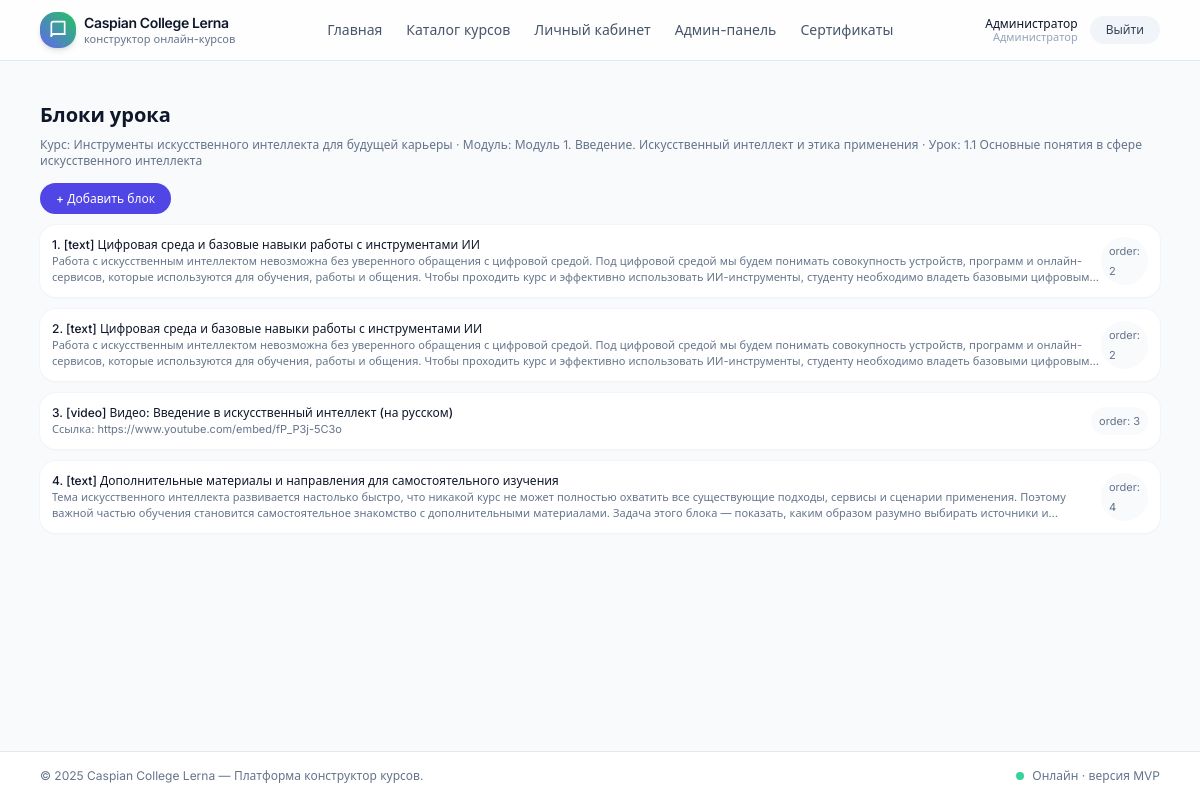
Screenshot of /admin/lessons/12/blocks (signed in) with the database file from the repository.
### app/models.py (models this page shows, shortened)
class User(UserMixin, db.Model):
    __tablename__ = "users"
    id = db.Column(db.Integer, primary_key=True)
    email = db.Column(db.String(255), unique=True, nullable=False)
    password_hash = db.Column(db.String(255), nullable=False)
    full_name = db.Column(db.String(255), nullable=False)
    role = db.Column(db.String(20), default="student")  # 'student' или 'admin'
    created_at = db.Column(db.DateTime, default=datetime.utcnow)
    courses = db.relationship("UserCourse", back_populates="user", cascade="all, delete-orphan")
    lesson_progress = db.relationship("UserLessonProgress", back_populates="user", cascade="all, delete-orphan")
    test_attempts = db.relationship("UserTestAttempt", back_populates="user", cascade="all, delete-orphan")
    certificates = db.relationship("Certificate", back_populates="user", cascade="all, delete-orphan")
    def is_admin(self) -> bool:
        return self.role == "admin"

class Course(db.Model):
    __tablename__ = "courses"
    id = db.Column(db.Integer, primary_key=True)
    title = db.Column(db.String(255), nullable=False)
    slug = db.Column(db.String(255), unique=True, nullable=False)
    description = db.Column(db.Text, nullable=True)
    category = db.Column(db.String(100), nullable=True)
    level = db.Column(db.String(50), nullable=True)
    image_url = db.Column(db.String(255), nullable=True)      # обложка
    hero_image_url = db.Column(db.String(255), nullable=True) # фон в шапке
    logo_url = db.Column(db.String(255), nullable=True)       # логотип курса
    theme_id = db.Column(db.Integer, db.ForeignKey("course_themes.id"), nullable=True)
    theme = db.relationship("CourseTheme", back_populates="courses")
    language = db.Column(db.String(20), default="ru")
    estimated_duration_minutes = db.Column(db.Integer, default=0)
    requirements = db.Column(db.Text, nullable=True)
    outcomes = db.Column(db.Text, nullable=True)
    is_sequential = db.Column(db.Boolean, default=True)  # модули по порядку
    is_published = db.Column(db.Boolean, default=False)
    created_at = db.Column(db.DateTime, default=datetime.utcnow)
    updated_at = db.Column(db.DateTime, default=datetime.utcnow, onupdate=datetime.utcnow)
    modules = db.relationship("CourseModule", back_populates="course", cascade="all, delete-orphan")
    tests = db.relationship("Test", back_populates="course", cascade="all, delete-orphan")  # финальные тесты
    user_courses = db.relationship("UserCourse", back_populates="course", cascade="all, delete-orphan")
    certificates = db.relationship("Certificate", back_populates="course", cascade="all, delete-orphan")

class CourseModule(db.Model):
    __tablename__ = "course_modules"
    id = db.Column(db.Integer, primary_key=True)
    course_id = db.Column(db.Integer, db.ForeignKey("courses.id"), nullable=False)
    title = db.Column(db.String(255), nullable=False)
    description = db.Column(db.Text, nullable=True)
    order_index = db.Column(db.Integer, default=0)
    course = db.relationship("Course", back_populates="modules")
    lessons = db.relationship("Lesson", back_populates="module", cascade="all, delete-orphan")
    tests = db.relationship("Test", back_populates="module", cascade="all, delete-orphan")  # тесты по модулю

class Lesson(db.Model):
    __tablename__ = "lessons"
    id = db.Column(db.Integer, primary_key=True)
    module_id = db.Column(db.Integer, db.ForeignKey("course_modules.id"), nullable=False)
    title = db.Column(db.String(255), nullable=False)
    summary = db.Column(db.Text, nullable=True)
    order_index = db.Column(db.Integer, default=0)
    is_preview = db.Column(db.Boolean, default=False)
    module = db.relationship("CourseModule", back_populates="lessons")
    blocks = db.relationship("LessonBlock", back_populates="lesson", cascade="all, delete-orphan")
    progress = db.relationship("UserLessonProgress", back_populates="lesson", cascade="all, delete-orphan")

class LessonBlock(db.Model):
    __tablename__ = "lesson_blocks"
    id = db.Column(db.Integer, primary_key=True)
    lesson_id = db.Column(db.Integer, db.ForeignKey("lessons.id"), nullable=False)
    lesson = db.relationship("Lesson", back_populates="blocks")
    block_type = db.Column(db.String(20), nullable=False)  # text, video, image, file, quote
    order_index = db.Column(db.Integer, default=0)
    title = db.Column(db.String(255), nullable=True)
    text_content = db.Column(db.Text, nullable=True)  # для text/quote
    video_source = db.Column(db.String(20), nullable=True)  # upload/youtube
    video_url = db.Column(db.String(255), nullable=True)
    video_file_path = db.Column(db.String(255), nullable=True)
    image_path = db.Column(db.String(255), nullable=True)
    alt_text = db.Column(db.String(255), nullable=True)
    file_path = db.Column(db.String(255), nullable=True)
    file_name = db.Column(db.String(255), nullable=True)

### app/blueprints/admin/routes.py (the view)
@admin_bp.route("/lessons/<int:lesson_id>/blocks")
def lesson_blocks_list(lesson_id):
    lesson = Lesson.query.get_or_404(lesson_id)
    blocks = LessonBlock.query.filter_by(lesson_id=lesson.id).order_by(LessonBlock.order_index).all()
    return render_template("admin_lesson_blocks.html", lesson=lesson, blocks=blocks)

### app/blueprints/admin/routes.py (called while the page is built)
def admin_required():
    if not current_user.is_authenticated or not current_user.is_admin():
        abort(403)

@admin_bp.before_request
def check_admin():
    admin_required()

### app/templates/admin_lesson_blocks.html (shortened to what this page needs)
{% extends "base.html" %}
{% block content %}
<h1 class="mb-2 text-xl font-semibold text-slate-900">Блоки урока</h1>
<p class="mb-4 text-xs text-slate-500">
  Курс: {{ lesson.module.course.title }} · Модуль: {{ lesson.module.title }} · Урок: {{ lesson.title }}
</p>
<div class="mb-4">
  <a href="{{ url_for('admin.lesson_block_create', lesson_id=lesson.id) }}"
     class="rounded-full bg-primary-600 px-4 py-2 text-xs font-medium text-white hover:bg-primary-700">
    + Добавить блок
  </a>
</div>
{% if blocks %}
  <div class="space-y-3 text-sm">
    {% for block in blocks %}
      <div class="flex items-center justify-between rounded-2xl bg-white p-3 shadow-sm ring-1 ring-slate-100">
        <div class="text-xs">
          <p class="font-medium text-slate-900">
            {{ loop.index }}. [{{ block.block_type }}] {{ block.title or "(без заголовка)" }}
          </p>
          {% if block.block_type == 'text' or block.block_type == 'quote' %}
            <p class="text-[11px] text-slate-500 line-clamp-2">
              {{ block.text_content }}
            </p>
          {% elif block.block_type == 'video' %}
            <p class="text-[11px] text-slate-500">
              {% if block.video_source == 'upload' %}
                Видео-файл: {{ block.video_file_path }}
              {% else %}
                Ссылка: {{ block.video_url }}
              {% endif %}
            </p>
          {% elif block.block_type == 'image' %}
            <p class="text-[11px] text-slate-500">
              Картинка: {{ block.image_path }}
            </p>
          {% elif block.block_type == 'file' %}
            <p class="text-[11px] text-slate-500">
              Файл: {{ block.file_name }}
            </p>
          {% endif %}
        </div>
        <span class="rounded-full bg-slate-50 px-2 py-1 text-[11px] text-slate-500">
          order: {{ block.order_index }}
        </span>
      </div>
    {% endfor %}
  </div>
{% else %}
  <p class="text-xs text-slate-500">
    В этом уроке пока нет блоков. Нажмите «Добавить блок», чтобы создать текст, видео, картинку или документ.
  </p>
{% endif %}
{% endblock %}

### app/templates/navbar.html (shortened to what this page needs)
<header class="border-b border-slate-200 bg-white/80 backdrop-blur">
  <div class="mx-auto flex max-w-6xl items-center justify-between px-4 py-3">
    <a href="{{ url_for('main.index') }}" class="flex items-center gap-2">
      <div class="flex h-9 w-9 items-center justify-center rounded-2xl bg-gradient-to-tr from-primary-500 to-accent text-white shadow-md">
        <svg xmlns="http://www.w3.org/2000/svg" class="h-5 w-5" viewBox="0 0 24 24" fill="none"
             stroke="currentColor" stroke-width="2" stroke-linecap="round" stroke-linejoin="round">
          <path d="M4 19.5A2.5 2.5 0 0 1 6.5 17H20"/>
          <path d="M4 4.5A2.5 2.5 0 0 1 6.5 2H20v15H6.5A2.5 2.5 0 0 0 4 19.5z"/>
        </svg>
      </div>
      <div class="flex flex-col leading-tight">
        <span class="text-sm font-semibold tracking-tight text-slate-900">Caspian College Lerna</span>
        <span class="text-[11px] text-slate-500">конструктор онлайн-курсов</span>
      </div>
    </a>
    <nav class="hidden items-center gap-6 text-sm text-slate-600 md:flex">
      <a href="{{ url_for('main.index') }}" class="hover:text-primary-600">Главная</a>
      <a href="{{ url_for('main.courses_list') }}" class="hover:text-primary-600">Каталог курсов</a>
      {% if current_user.is_authenticated %}
        <a href="{{ url_for('courses.dashboard') }}" class="hover:text-primary-600">Личный кабинет</a>
        {% if current_user.is_admin() %}
          <a href="{{ url_for('admin.dashboard') }}" class="hover:text-primary-600">Админ-панель</a>
          <a href="{{ url_for('admin.certificate_branding') }}" class="hover:text-primary-600">Сертификаты</a>
        {% endif %}
      {% endif %}
    </nav>
    <div class="flex items-center gap-3 text-sm">
      {% if current_user.is_authenticated %}
        <div class="hidden flex-col text-right text-xs leading-tight text-slate-600 sm:flex">
          <span class="font-medium text-slate-900">{{ current_user.full_name }}</span>
          <span class="text-[11px] text-slate-400">
            {% if current_user.is_admin() %}Администратор{% else %}Обучающийся{% endif %}
          </span>
        </div>
        <a href="{{ url_for('auth.logout') }}"
           class="rounded-full bg-slate-100 px-4 py-1.5 text-xs font-medium text-slate-700 hover:bg-slate-200">
          Выйти
        </a>
      {% endif %}
    </div>
  </div>
</header>

### app/static/css/styles.css (style rules this page uses)
body { background-color: #f8f9fa; }

### rows the page displays
User: full_name "Администратор"
Course: module.course "Инструменты искусственного интеллекта для будущей карьеры"
CourseModule: module "Модуль 1. Введение. Искусственный интеллект и этика применения"
Lesson: title "1.1 Основные понятия в сфере искусственного интеллекта"
LessonBlock: block_type "text", title "Цифровая среда и базовые навыки работы с инструментами ИИ", text_content "Работа с искусственным интеллектом невозможна без уверенного обращения с цифровой средой. Под цифровой средой мы будем понимать совокупность устройств, программ и онлайн-сервисов, которые используются для обучения, работы и общения. Чтобы проходить курс и эффективно использовать ИИ-инструменты, студенту необходимо владеть базовыми…", order_index "2"
LessonBlock: block_type "text", title "Цифровая среда и базовые навыки работы с инструментами ИИ", text_content "Работа с искусственным интеллектом невозможна без уверенного обращения с цифровой средой. Под цифровой средой мы будем понимать совокупность устройств, программ и онлайн-сервисов, которые используются для обучения, работы и общения. Чтобы проходить курс и эффективно использовать ИИ-инструменты, студенту необходимо владеть базовыми…", order_index "2"
LessonBlock: block_type "video", title "Видео: Введение в искусственный интеллект (на русском)", video_url "https://www.youtube.com/embed/fP_P3j-5C3o", order_index "3"
LessonBlock: block_type "text", title "Дополнительные материалы и направления для самостоятельного изучения", text_content "Тема искусственного интеллекта развивается настолько быстро, что никакой курс не может полностью охватить все существующие подходы, сервисы и сценарии применения. Поэтому важной частью обучения становится самостоятельное знакомство с дополнительными материалами. Задача этого блока — показать, каким образом разумно выбирать источники…", order_index "4"

### other values shown
{{ 2025 }} "2025"
